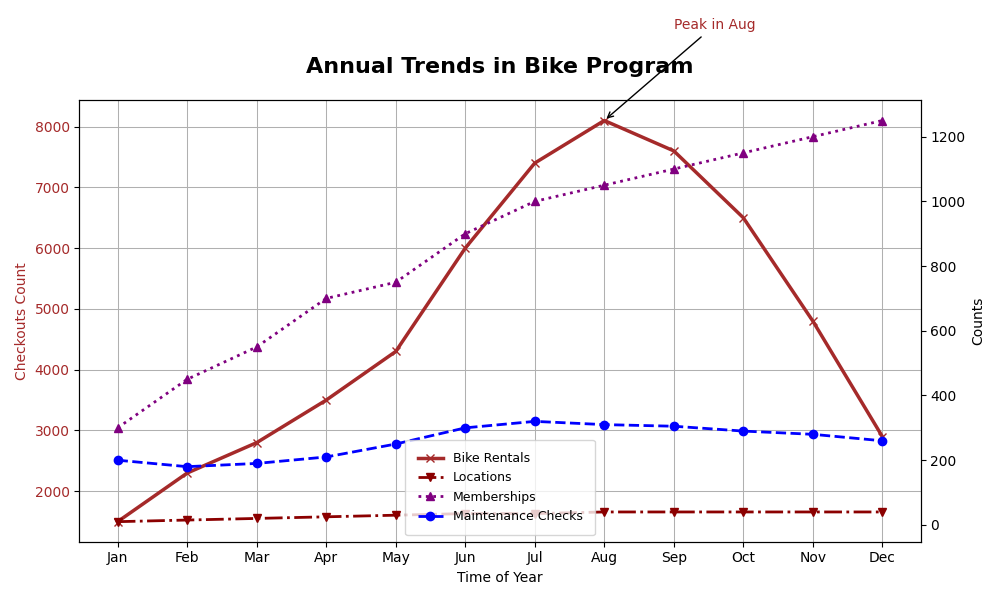

Reproduce this figure in Python.
import matplotlib.pyplot as plt
import numpy as np

months = np.array(['Jan', 'Feb', 'Mar', 'Apr', 'May', 'Jun', 'Jul', 'Aug', 'Sep', 'Oct', 'Nov', 'Dec'])
checkouts = np.array([1500, 2300, 2800, 3500, 4300, 6000, 7400, 8100, 7600, 6500, 4800, 2900])
stations = np.array([10, 15, 20, 25, 30, 35, 35, 40, 40, 40, 40, 40])
subscriptions = np.array([300, 450, 550, 700, 750, 900, 1000, 1050, 1100, 1150, 1200, 1250])
maintenance_checks = np.array([200, 180, 190, 210, 250, 300, 320, 310, 305, 290, 280, 260])

fig, ax1 = plt.subplots(figsize=(10, 6))

ax1.plot(months, checkouts, color='brown', linestyle='-', marker='x', linewidth=2.5, label='Bike Rentals')
ax1.set_xlabel('Time of Year')
ax1.set_ylabel('Checkouts Count', color='brown')
ax1.tick_params(axis='y', labelcolor='brown')
ax1.set_title("Annual Trends in Bike Program", fontsize=16, fontweight='bold', pad=20)

ax2 = ax1.twinx()
ax2.plot(months, stations, color='darkred', linestyle='-.', marker='v', linewidth=2, label='Locations')
ax2.plot(months, subscriptions, color='purple', linestyle=':', marker='^', linewidth=2, label='Memberships')
ax2.plot(months, maintenance_checks, color='blue', linestyle='--', marker='o', linewidth=2, label='Maintenance Checks')
ax2.set_ylabel('Counts', color='black')
ax2.tick_params(axis='y', labelcolor='black')

lines1, labels1 = ax1.get_legend_handles_labels()
lines2, labels2 = ax2.get_legend_handles_labels()
ax2.legend(lines1 + lines2, labels1 + labels2, loc='lower center', fontsize=9, borderpad=1)

max_checkouts_month = months[np.argmax(checkouts)]
max_checkouts_value = max(checkouts)
ax1.annotate(f'Peak in {max_checkouts_month}', 
             xy=(max_checkouts_month, max_checkouts_value), 
             xytext=(8, max_checkouts_value + 1500),
             arrowprops=dict(facecolor='brown', arrowstyle='->'), fontsize=10, color='brown')

ax1.grid(True, which='major', linestyle='-', linewidth=0.75)
ax2.grid(False)

plt.tight_layout()
plt.show()
